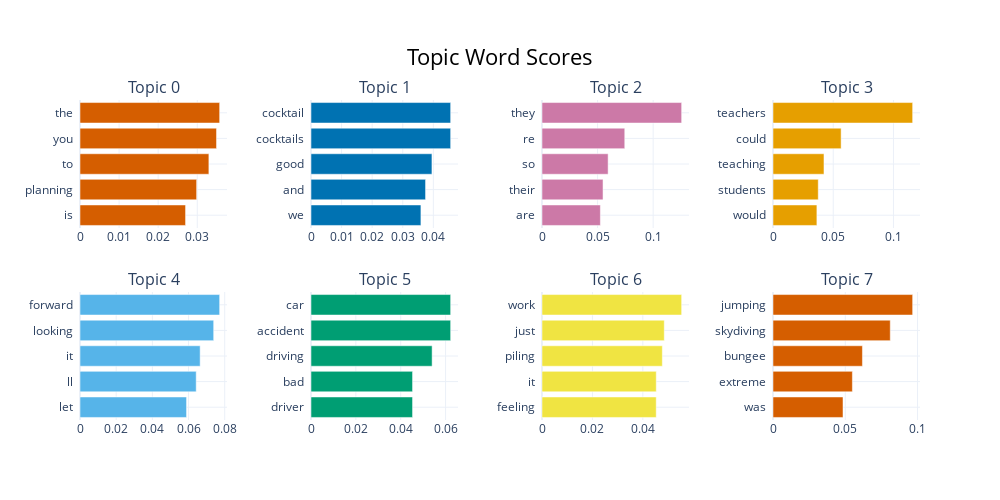

The cell this chart's notebook holds for it:
### Code cell
topic_model.visualize_barchart()

### Figure 1 — Plotly figure (JSON) as saved in the notebook; plotly's stock layout.template omitted (floating-point values rounded to 4 significant figures)
{"data": [{"marker": {"color": "#D55E00"}, "orientation": "h", "type": "bar", "x": [0.02701, 0.02984, 0.03298, 0.03493, 0.03573], "xaxis": "x", "y": ["is  ", "planning  ", "to  ", "you  ", "the  "], "yaxis": "y"}, {"marker": {"color": "#0072B2"}, "orientation": "h", "type": "bar", "x": [0.03594, 0.03746, 0.03955, 0.04566, 0.04566], "xaxis": "x2", "y": ["we  ", "and  ", "good  ", "cocktails  ", "cocktail  "], "yaxis": "y2"}, {"marker": {"color": "#CC79A7"}, "orientation": "h", "type": "bar", "x": [0.0525, 0.0549, 0.05947, 0.07446, 0.1256], "xaxis": "x3", "y": ["are  ", "their  ", "so  ", "re  ", "they  "], "yaxis": "y3"}, {"marker": {"color": "#E69F00"}, "orientation": "h", "type": "bar", "x": [0.03644, 0.03757, 0.04232, 0.05656, 0.1159], "xaxis": "x4", "y": ["would  ", "students  ", "teaching  ", "could  ", "teachers  "], "yaxis": "y4"}, {"marker": {"color": "#56B4E9"}, "orientation": "h", "type": "bar", "x": [0.05891, 0.06423, 0.06642, 0.0739, 0.0772], "xaxis": "x5", "y": ["let  ", "ll  ", "it  ", "looking  ", "forward  "], "yaxis": "y5"}, {"marker": {"color": "#009E73"}, "orientation": "h", "type": "bar", "x": [0.04528, 0.04528, 0.054, 0.06227, 0.06227], "xaxis": "x6", "y": ["driver  ", "bad  ", "driving  ", "accident  ", "car  "], "yaxis": "y6"}, {"marker": {"color": "#F0E442"}, "orientation": "h", "type": "bar", "x": [0.04532, 0.04533, 0.04775, 0.04851, 0.05541], "xaxis": "x7", "y": ["feeling  ", "it  ", "piling  ", "just  ", "work  "], "yaxis": "y7"}, {"marker": {"color": "#D55E00"}, "orientation": "h", "type": "bar", "x": [0.04842, 0.05492, 0.06187, 0.08112, 0.09661], "xaxis": "x8", "y": ["was  ", "extreme  ", "bungee  ", "skydiving  ", "jumping  "], "yaxis": "y8"}], "layout": {"annotations": [{"font": {"size": 16}, "showarrow": false, "text": "Topic 0", "x": 0.0875, "xanchor": "center", "xref": "paper", "y": 1, "yanchor": "bottom", "yref": "paper"}, {"font": {"size": 16}, "showarrow": false, "text": "Topic 1", "x": 0.3625, "xanchor": "center", "xref": "paper", "y": 1, "yanchor": "bottom", "yref": "paper"}, {"font": {"size": 16}, "showarrow": false, "text": "Topic 2", "x": 0.6375, "xanchor": "center", "xref": "paper", "y": 1, "yanchor": "bottom", "yref": "paper"}, {"font": {"size": 16}, "showarrow": false, "text": "Topic 3", "x": 0.9125, "xanchor": "center", "xref": "paper", "y": 1, "yanchor": "bottom", "yref": "paper"}, {"font": {"size": 16}, "showarrow": false, "text": "Topic 4", "x": 0.0875, "xanchor": "center", "xref": "paper", "y": 0.4, "yanchor": "bottom", "yref": "paper"}, {"font": {"size": 16}, "showarrow": false, "text": "Topic 5", "x": 0.3625, "xanchor": "center", "xref": "paper", "y": 0.4, "yanchor": "bottom", "yref": "paper"}, {"font": {"size": 16}, "showarrow": false, "text": "Topic 6", "x": 0.6375, "xanchor": "center", "xref": "paper", "y": 0.4, "yanchor": "bottom", "yref": "paper"}, {"font": {"size": 16}, "showarrow": false, "text": "Topic 7", "x": 0.9125, "xanchor": "center", "xref": "paper", "y": 0.4, "yanchor": "bottom", "yref": "paper"}], "height": 500, "hoverlabel": {"bgcolor": "white", "font": {"family": "Rockwell", "size": 16}}, "showlegend": false, "title": {"font": {"color": "Black", "size": 22}, "text": "Topic Word Scores", "x": 0.5, "xanchor": "center", "yanchor": "top"}, "width": 1000, "xaxis": {"anchor": "y", "autorange": true, "domain": [0, 0.175], "range": [0, 0.03761], "showgrid": true, "type": "linear"}, "xaxis2": {"anchor": "y2", "autorange": true, "domain": [0.275, 0.45], "range": [0, 0.04807], "showgrid": true, "type": "linear"}, "xaxis3": {"anchor": "y3", "autorange": true, "domain": [0.55, 0.725], "range": [0, 0.1323], "showgrid": true, "type": "linear"}, "xaxis4": {"anchor": "y4", "autorange": true, "domain": [0.825, 1], "range": [0, 0.1221], "showgrid": true, "type": "linear"}, "xaxis5": {"anchor": "y5", "autorange": true, "domain": [0, 0.175], "range": [0, 0.08126], "showgrid": true, "type": "linear"}, "xaxis6": {"anchor": "y6", "autorange": true, "domain": [0.275, 0.45], "range": [0, 0.06554], "showgrid": true, "type": "linear"}, "xaxis7": {"anchor": "y7", "autorange": true, "domain": [0.55, 0.725], "range": [0, 0.05832], "showgrid": true, "type": "linear"}, "xaxis8": {"anchor": "y8", "autorange": true, "domain": [0.825, 1], "range": [0, 0.1017], "showgrid": true, "type": "linear"}, "yaxis": {"anchor": "x", "autorange": true, "domain": [0.6, 1], "range": [-0.5, 4.5], "showgrid": true, "type": "category"}, "yaxis2": {"anchor": "x2", "autorange": true, "domain": [0.6, 1], "range": [-0.5, 4.5], "showgrid": true, "type": "category"}, "yaxis3": {"anchor": "x3", "autorange": true, "domain": [0.6, 1], "range": [-0.5, 4.5], "showgrid": true, "type": "category"}, "yaxis4": {"anchor": "x4", "autorange": true, "domain": [0.6, 1], "range": [-0.5, 4.5], "showgrid": true, "type": "category"}, "yaxis5": {"anchor": "x5", "autorange": true, "domain": [0, 0.4], "range": [-0.5, 4.5], "showgrid": true, "type": "category"}, "yaxis6": {"anchor": "x6", "autorange": true, "domain": [0, 0.4], "range": [-0.5, 4.5], "showgrid": true, "type": "category"}, "yaxis7": {"anchor": "x7", "autorange": true, "domain": [0, 0.4], "range": [-0.5, 4.5], "showgrid": true, "type": "category"}, "yaxis8": {"anchor": "x8", "autorange": true, "domain": [0, 0.4], "range": [-0.5, 4.5], "showgrid": true, "type": "category"}}}
